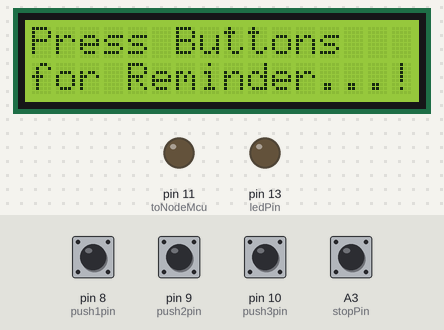
Bench run of a sketch on a simulated Arduino Uno, built with avr-gcc and run on an emulated ATmega328P. On the bench: 16×2 character LCD, output pins drawn as LEDs (lit = HIGH). The test bench sets the inputs (shaded band); at power-on: A3 (stopPin), pin 8 (push1pin), pin 9 (push2pin), pin 10 (push3pin) LOW. The local clock reads 2024-03-15 10:24:30 at power-on unless the sketch sets it; EEPROM starts erased; what the sketch prints to the serial monitor is not drawn.

Above: at 2.4 s.
2.5 s: pin 8 (push1pin) pulled HIGH for 0.15 s
At 5.2 s:
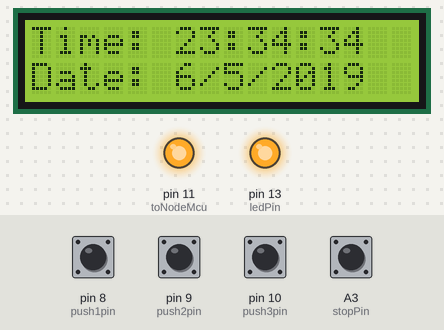
5.6 s: pin 9 (push2pin) pulled HIGH for 0.15 s
At 6.6 s:
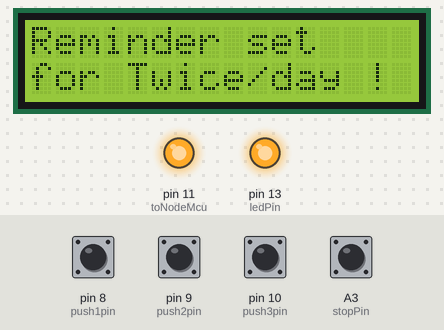
8.7 s: pin 10 (push3pin) pulled HIGH for 0.15 s
At 9.2 s:
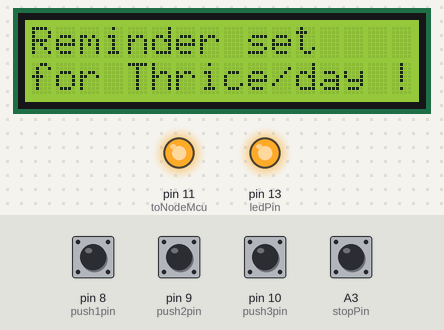
11.8 s: A3 (stopPin) pulled HIGH for 0.15 s
At 12.8 s:
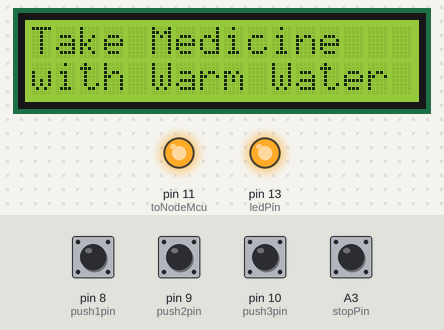
14.9 s: pin 9 (push2pin) pulled HIGH for 1 s
At 15.9 s:
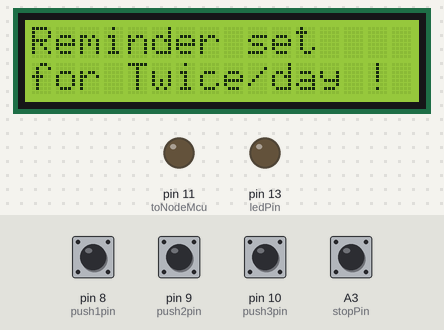
17.6 s: pin 10 (push3pin) pulled HIGH for 1 s
At 18.1 s:
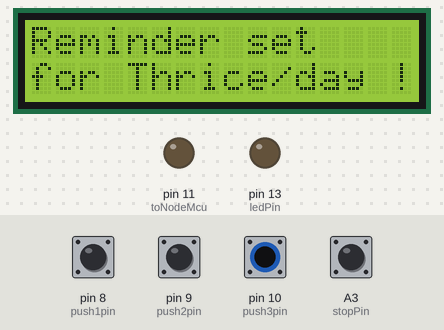
Timing chart, 0 to 20.6 s (numbered marks = the images above; inputs shaded):
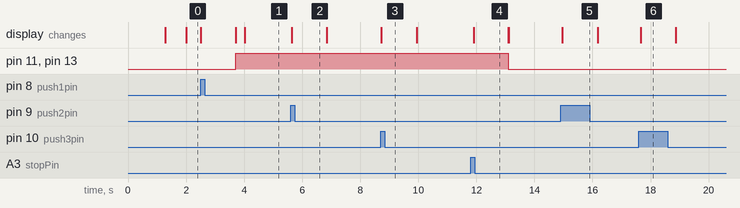

Measured:
- after the input at 2.5 s, pin 11 (toNodeMcu), pin 13 (ledPin): LOW → HIGH after 1.2 s; the display: first changes at once (image 1 shows a later state)
- after the input at 5.6 s, the display: changes at once (image 2)
- after the input at 8.7 s, the display: changes at once (image 3)
- after the input at 11.8 s, pin 11 (toNodeMcu), pin 13 (ledPin): HIGH → LOW after 1.3 s; the display: changes after 0.10 s (image 4)
- after the input at 14.9 s, the display: changes after 0.06 s (image 5)
- after the input at 17.6 s, the display: changes after 0.06 s (image 6)

The sketch:

smart_medicine_Reminder.ino
```cpp
/*
 * LCD:
 * RS->7
 * EN->6
 * D4->2
 * D5->3
 * D6->4
 * D7->5
 * RW->GND
 *
 * BUTTONS:
 * STOP->A3
 * BUTTON1->8
 * BUTTON2->9
 * BUTTON3->10
 *
 *
 * BUZZER->12
 *
 * RTC:
 * SDA->A4
 * SCL->A5
 *
 */
#include <LiquidCrystal.h>
#include <Wire.h>
#include <RTClib.h>
#include <EEPROM.h>

int pushVal = 0;
int val;
int val2;
int addr = 0;

RTC_DS3231 rtc;

const int rs = 7, en = 6, d7 = 5, d6 = 4, d5 = 3, d4 = 2;
LiquidCrystal lcd(rs, en, d4, d5, d6, d7);

#define getWellsoon 0
#define HELP_SCREEN 1
#define TIME_SCREEN 2

//bool pushPressed;                               //flag to keep track of push button state
int pushpressed = 0;
const int ledPin =  LED_BUILTIN;                        // buzzer and led pin
int ledState = LOW;
int Signal = 0;

int buzz = 12;
int push1state, push2state, push3state, stopinState = 0;     //
int push1Flag, push2Flag, Push3Flag = false;              // push button flags
int push1pin = 8;
int push2pin = 9;
int push3pin = 10;
int stopPin = A3;
int screens = 0;              // screen to show
int maxScreen = 2;            // screen count
bool isScreenChanged = true;

long previousMillis = 0;
long interval = 500;                   // buzzing interval
unsigned long currentMillis;

long previousMillisLCD = 0;    // for LCD screen update
long intervalLCD = 2000;          // Screen cycling interval
unsigned long currentMillisLCD;

//   Set Reminder Change Time
int buzz8amHH = 8;          //    HH - hours         ##Set these for reminder time in 24hr Format
int buzz8amMM = 00;          //    MM - Minute
int buzz8amSS = 00;          //    SS - Seconds

int buzz2pmHH = 14;          //    HH - hours
int buzz2pmMM = 00;          //    MM - Minute
int buzz2pmSS = 00;          //    SS - Seconds

int buzz8pmHH = 23;          //    HH - hours
int buzz8pmMM = 34;          //    MM - Minute
int buzz8pmSS = 40;          //    SS - Seconds


int nowHr, nowMin, nowSec;                     // to show current mm,hh,ss

// All messeges
void gwsMessege(){               // print get well soon messege
    lcd.clear();
    lcd.setCursor(0, 0);
    lcd.print("Stay Healthy :)");     // Give some cheers
    lcd.setCursor(0, 1);
    lcd.print("Get Well Soon :)");    // wish
}

void helpScreen() {              // function to display 1st screen in LCD
    lcd.clear();
    lcd.setCursor(0, 0);
    lcd.print("Press Buttons");
    lcd.setCursor(0, 1);
    lcd.print("for Reminder...!");

 }

void timeScreen() {              // function to display Date and time in LCD screen
  DateTime now = rtc.now();             // take rtc time and print in display
    lcd.clear();
    lcd.setCursor(0, 0);
    lcd.print("Time:");
    lcd.setCursor(6, 0);
    lcd.print(nowHr = now.hour(), DEC);
    lcd.print(":");
    lcd.print(nowMin = now.minute(), DEC);
    lcd.print(":");
    lcd.print(nowSec = now.second(), DEC);
    lcd.setCursor(0, 1);
    lcd.print("Date: ");
    lcd.print(now.day(), DEC);
    lcd.print("/");
    lcd.print(now.month(), DEC);
    lcd.print("/");
    lcd.print(now.year(), DEC);
}
int toNodeMcu =11;
void setup() {

  Serial.begin(9600);                      // start serial debugging
  if (! rtc.begin()) {                      // check if rtc is connected
    Serial.println("Couldn't find RTC");
    while (1);
  }
  if (rtc.lostPower()) {
    Serial.println("RTC lost power, lets set the time!");
  }

    //rtc.adjust(DateTime(F(__DATE__), F(__TIME__)));            // uncomment this to set the current time and then comment in next upload when u set the time
 rtc.adjust(DateTime(2019, 5, 6, 23, 34, 30));                // manual time set

  lcd.begin(16, 2);
  lcd.clear();
  lcd.setCursor(0, 0);
  lcd.print("Smart Medicine");                                      // print a messege at startup
  lcd.setCursor(0, 1);
  lcd.print("Reminder");
  delay(1000);
  pinMode(push1pin, INPUT);                                    // define push button pins type
  pinMode(push2pin, INPUT);
  pinMode(push3pin, INPUT);
  pinMode(stopPin, INPUT);
  pinMode(ledPin, OUTPUT);
  pinMode(toNodeMcu,OUTPUT);
  delay(200);
  Serial.println(EEPROM.read(addr));
  val2 = EEPROM.read(addr);                         // read previosuly saved value of push button to start from where it was left previously
  switch (val2) {
    case 1:
      Serial.println("Set for 1/day");
      push1state = 1;
      push2state = 0;
      push3state = 0;
      pushVal = 1;
      break;
    case 2:
      Serial.println("Set for 2/day");
      push1state = 0;
      push2state = 1;
      push3state = 0;
      pushVal = 2;

      break;
    case 3:
      Serial.println("Set for 3/day");
      push1state = 0;
      push2state = 0;
      push3state = 1;
      pushVal = 3;

      break;
  }

}

void loop() {
  push1();                                             //call to set once/day
  push2();                                             //call to set twice/day
  push3();                                             //call to set thrice/day
    if (pushVal == 1) {                                // if push button 1 pressed then remind at 8am
    first();                                           //function to start uzzing at 8am
  }
  else if (pushVal == 2) {                             // if push button 2 pressed then remind at 8am and 8pm
    first();
    Second();                                           //function to start uzzing at 8mm
  }
  else if (pushVal == 3) {                             // if push button 3 pressed then remind at 8am and 8pm
    first();
    Second();
    third();
  }

  currentMillisLCD = millis();                         // start millis for LCD screen switching at defined interval of time
  push1state = digitalRead(push1pin);                  // start reading all push button pins
  push2state = digitalRead(push2pin);
  push3state = digitalRead(push3pin);
  stopinState = digitalRead(stopPin);

  stopPins();                                            // call to stop buzzing
  changeScreen();                                        // screen cycle function

}

// push buttons
void push1() {                   // function to set reminder once/day
  if (push1state == 1) {
    push1state = 0;
    push2state = 0;
    push3state = 0;
//    pushPressed = true;
    EEPROM.write(addr, 1);
    Serial.print("Push1 Written : "); Serial.println(EEPROM.read(addr));  // for debugging
    pushVal = 1;                                             //save the state of push button-1
    lcd.clear();
    lcd.setCursor(0, 0);
    lcd.print("Reminder set ");
    lcd.setCursor(0, 1);
    lcd.print("for Once/day !");
    delay(1200);
    lcd.clear();
  }
}

void push2() {                      //function to set reminder twice/day
  if (push2state == 1) {
    push2state = 0;
    push1state = 0;
    push3state = 0;
//    pushPressed = true;
    EEPROM.write(addr, 2);
    Serial.print("Push2 Written : "); Serial.println(EEPROM.read(addr));
    pushVal = 2;
    lcd.clear();
    lcd.setCursor(0, 0);
    lcd.print("Reminder set ");
    lcd.setCursor(0, 1);
    lcd.print("for Twice/day !");
    delay(1200);
    lcd.clear();
  }
}

void push3() {                    //function to set reminder thrice/day
  if (push3state == 1) {
    push3state = 0;
    push1state = 0;
    push2state = 0;
//    pushPressed = true;
    EEPROM.write(addr, 3);
    Serial.print("Push3 Written : "); Serial.println(EEPROM.read(addr));
    pushVal = 3;
    lcd.clear();
    lcd.setCursor(0, 0);
    lcd.print("Reminder set ");
    lcd.setCursor(0, 1);
    lcd.print("for Thrice/day !");
    delay(1200);
    lcd.clear();
  }
}

void stopPins() {                   //function to stop buzzing when user pushes stop push button
  if (stopinState == 1) {
//    stopinState = 0;
//    pushPressed = true;
    pushpressed = 1;
    lcd.clear();
    lcd.setCursor(0, 0);
    lcd.print("Take Medicine  ");
    lcd.setCursor(0, 1);
    lcd.print("with Warm Water");
    delay(1200);
    lcd.clear();
  }
}

void startBuzz() {                    // function to start buzzing when time reaches to defined interval

//  if (pushPressed == false) {
 if (pushpressed == 0) {
    Serial.println("pushpressed is false in blink");
    unsigned long currentMillis = millis();
    if (currentMillis - previousMillis >= interval) {
      previousMillis = currentMillis;         // save the last time you blinked the LED
      Serial.println("Start Buzzing");
      if (ledState == LOW) {                  // if the LED is off turn it on and vice-versa:
        ledState = HIGH;
      }

      digitalWrite(ledPin, ledState);
      digitalWrite(toNodeMcu, ledState);

    }
  }
  else if (pushpressed == 1) {
    Serial.println("pushpressed is true");
    ledState = LOW;
    digitalWrite(ledPin, ledState);
    digitalWrite(toNodeMcu, ledState);

  }
}

void first() {                      // function to start buzzing at 8am
  DateTime now = rtc.now();
  if (int(now.hour()) >= buzz8amHH) {
    if (int(now.minute()) >= buzz8amMM) {
      if (int(now.second()) > buzz8amSS) {
        /////////////////////////////////////////////////////

        startBuzz();
        /////////////////////////////////////////////////////
      }
    }
  }
}

void third() {                          // function to start buzzing at 2pm
  DateTime now = rtc.now();
  if (int(now.hour()) >= buzz2pmHH) {
    if (int(now.minute()) >= buzz2pmMM) {
      if (int(now.second()) > buzz2pmSS) {

        ///////////////////////////////////////////////////
        startBuzz();
        //////////////////////////////////////////////////
      }
    }
  }
}

void Second() {                           // function to start buzzing at 8pm
  DateTime now = rtc.now();
  if (int(now.hour()) >= buzz8pmHH) {
    if (int(now.minute()) >= buzz8pmMM) {
      if (int(now.second()) > buzz8pmSS) {

        /////////////////////////////////////////////////////
        startBuzz();
        /////////////////////////////////////////////////////
      }
    }
  }
}

//Screen Cycling
void changeScreen() {                 //function for Screen Cycling
  // Start switching screen every defined intervalLCD
  if (currentMillisLCD - previousMillisLCD > intervalLCD)             // save the last time you changed the display
  {
    previousMillisLCD = currentMillisLCD;
    screens++;
    if (screens > maxScreen) {
      screens = 0;  // all screens over -> start from 1st
    }
    isScreenChanged = true;
  }

  // Start displaying current screen
  if (isScreenChanged)   // only update the screen if the screen is changed.
  {
    isScreenChanged = false; // reset for next iteration
    switch (screens)
    {
      case getWellsoon:
        gwsMessege();                // get well soon message
        break;
      case HELP_SCREEN:
        helpScreen();               // instruction screen
        break;
      case TIME_SCREEN:
        timeScreen();                  // to print date and time
        break;
      default:
        //NOT SET.
        break;
    }
  }
}
```
